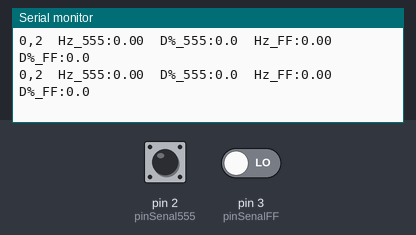
This sketch was run on a simulated Arduino Uno, built with avr-gcc and run on an emulated ATmega328P. Shown: the last lines printed to the serial monitor. The test bench sets the inputs (shaded band); at power-on: pin 2 (pinSenal555) LOW, pin 3 (pinSenalFF) LOW.

Above: at 1.2 s.
1.3 s: pin 2 (pinSenal555) driven HIGH
At 1.39 s:
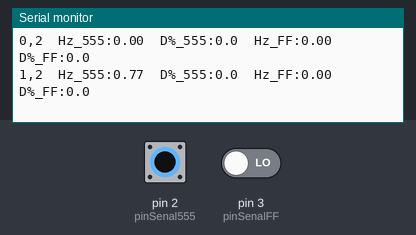
4.3 s: pin 2 (pinSenal555) driven LOW
At 4.4 s:
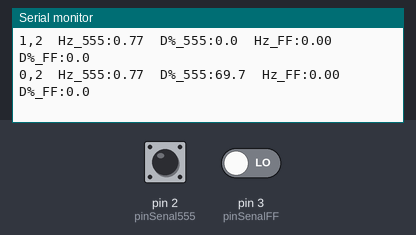
7.3 s: pin 3 (pinSenalFF) driven HIGH
At 7.41 s:
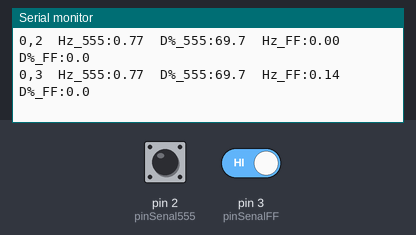
10.3 s: pin 3 (pinSenalFF) driven LOW
At 10.43 s:
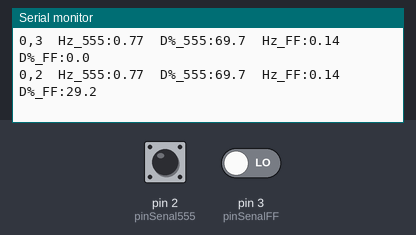
11.8 s: pin 2 (pinSenal555) pulsed HIGH 2 times (0.12 s each, 0.3 s apart)
At 11.91 s:
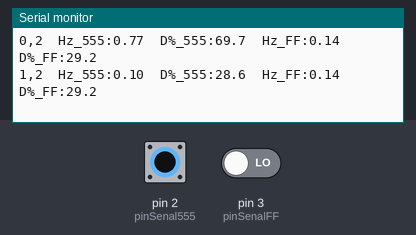
15.4 s: pin 2 (pinSenal555) driven HIGH
At 15.51 s:
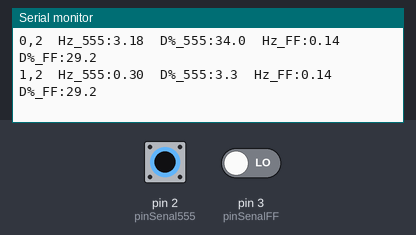
Timing chart, 0 to 18.4 s (numbered marks = the images above; inputs shaded):
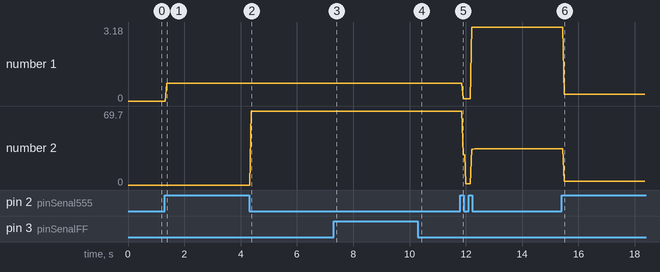

Measured:
- after the input at 1.3 s, the serial monitor: prints a new line after 0.08 s (image 1)
- after the input at 4.3 s, the serial monitor: prints a new line after 0.08 s (image 2)
- after the input at 7.3 s, the serial monitor: prints a new line after 0.10 s (image 3)
- after the input at 10.3 s, the serial monitor: prints a new line after 0.11 s (image 4)
- after the input at 11.8 s, the serial monitor: prints a new line after 0.10 s (image 5)
- after the input at 15.4 s, the serial monitor: prints a new line after 0.10 s (image 6)
- plotted number 1: 0 → 0.77 after the input at 1.3 s, 0.77 → 3.18 after the input at 11.8 s, 3.18 → 0.3 after the input at 15.4 s
- plotted number 2: 0 → 69.7 after the input at 4.3 s, 69.7 → 34 after the input at 11.8 s, 34 → 3.3 after the input at 15.4 s

The sketch:

APE3.ino
```cpp
// Canal 1 - Señal 555 (Pin D2) [cite: 58, 65]
const int pinSenal555 = 2;
int estadoActual555 = LOW;
int estadoAnterior555 = LOW;
unsigned long tiempoAnterior555 = 0;
unsigned long tiempoCambio555 = 0;
unsigned long periodo555 = 0;
unsigned long tHigh555 = 0;
unsigned long tLow555 = 0;
float frecuencia555 = 0;
float duty555 = 0;

// Canal 2 - Señal Flip-Flop (Pin D3) [cite: 59, 65]
const int pinSenalFF = 3;
int estadoActualFF = LOW;
int estadoAnteriorFF = LOW;
unsigned long tiempoAnteriorFF = 0;
unsigned long tiempoCambioFF = 0;
unsigned long periodoFF = 0;
unsigned long tHighFF = 0;
unsigned long tLowFF = 0;
float frecuenciaFF = 0;
float dutyFF = 0;

void setup() {
  Serial.begin(9600); // Para visualización en Serial Monitor/Plotter [cite: 38, 80]
  pinMode(pinSenal555, INPUT);
  pinMode(pinSenalFF, INPUT);
}

void loop() {
  unsigned long tiempoActual = millis();

  // CANAL 1: 555
  estadoActual555 = digitalRead(pinSenal555);
  if (estadoActual555 == HIGH && estadoAnterior555 == LOW) {
    unsigned long duracionCiclo = tiempoActual - tiempoAnterior555;
    if (duracionCiclo > 0) {
      periodo555 = duracionCiclo;
      frecuencia555 = 1000.0 / periodo555;
      tiempoAnterior555 = tiempoActual;
    }
  }
  if (estadoActual555 != estadoAnterior555) {
    if (estadoActual555 == HIGH) tLow555 = tiempoActual - tiempoCambio555;
    else tHigh555 = tiempoActual - tiempoCambio555;
    tiempoCambio555 = tiempoActual;
    if (tHigh555 > 0 && tLow555 > 0) {
      duty555 = (float)tHigh555 / (tHigh555 + tLow555) * 100;
    }
  }
  estadoAnterior555 = estadoActual555;

  // CANAL 2: FLIP-FLOP
  estadoActualFF = digitalRead(pinSenalFF);
  if (estadoActualFF == HIGH && estadoAnteriorFF == LOW) {
    unsigned long duracionCicloFF = tiempoActual - tiempoAnteriorFF;
    if (duracionCicloFF > 0) {
      periodoFF = duracionCicloFF;
      frecuenciaFF = 1000.0 / periodoFF;
      tiempoAnteriorFF = tiempoActual;
    }
  }
  if (estadoActualFF != estadoAnteriorFF) {
    if (estadoActualFF == HIGH) tLowFF = tiempoActual - tiempoCambioFF;
    else tHighFF = tiempoActual - tiempoCambioFF;
    tiempoCambioFF = tiempoActual;
    if (tHighFF > 0 && tLowFF > 0) {
      dutyFF = (float)tHighFF / (tHighFF + tLowFF) * 100;
    }
  }
  estadoAnteriorFF = estadoActualFF;

  // 1. FORMATO PARA EL GRÁFICO (PLOTTER)
  // Imprimimos los estados actuales para ver las ondas cuadradas
  Serial.print(estadoActual555);    // Señal 1 (0 o 1)
  Serial.print(",");               // Separador requerido por Tinkercad
  Serial.print(estadoActualFF + 2); // Señal 2 (2 o 3) para que no se traslapen

  // 2. FORMATO PARA DATOS (MONITOR SERIE)
  Serial.print("\tHz_555:");
  Serial.print(frecuencia555, 2);  // [cite: 98, 99]
  Serial.print("\tD%_555:");
  Serial.print(duty555, 1);        // [cite: 109]
  Serial.print("\tHz_FF:");
  Serial.print(frecuenciaFF, 2);   // [cite: 111, 113]
  Serial.print("\tD%_FF:");
  Serial.println(dutyFF, 1);       // [cite: 113]
}
```
